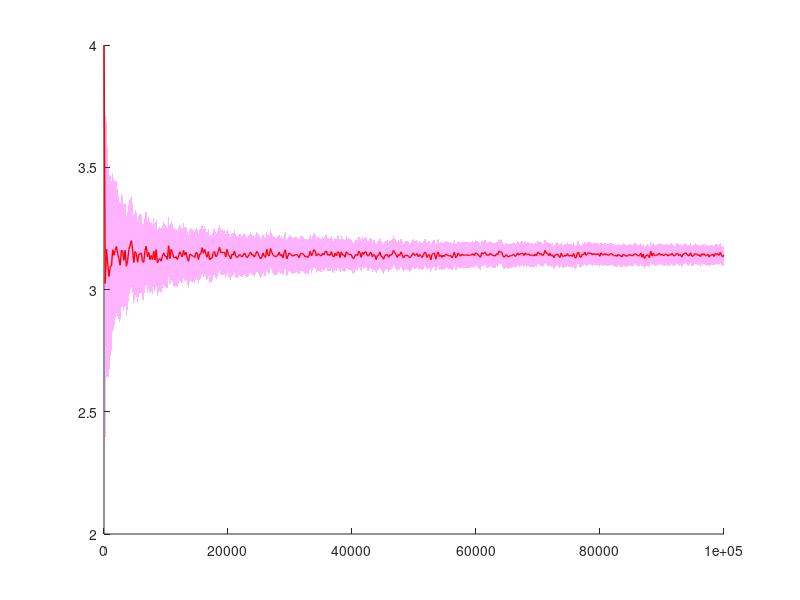

Source code (MATLAB): (Note: this script raises an error after producing the figure.)
close all; clear;
% Set the maximum number of points
max_n = 1e5;
% Define the number of steps (intervals) to increase n
steps = 500; % Reduced for faster computation and smoother visualization

% Initialize arrays to store results
n_values = linspace(1, max_n, steps); % Values of n to test
pi_estimates = zeros(1, steps);       % Store Pi estimates for each n
errors = zeros(1, steps);             % Store moving error estimates for each n
errors_var = zeros(1, steps);

% Loop over each n value and estimate Pi
for i = 1:steps
    % Number of points for this iteration
    n = round(n_values(i));
    
    % Generate random x and y coordinates between 0 and 1
    x = rand(n, 1);
    y = rand(n, 1);

    % Calculate distance from the origin
    distance = sqrt(x.^2 + y.^2);

    % Count points inside the quarter circle
    points_inside_circle = sum(distance <= 1);

    % Estimate Pi
    pi_estimates(i) = 4 * (points_inside_circle / n);

    % Function to estimate accuracy using std()
    errors(i) = std(pi_estimates(1:i));
    
end

% Define the upper and lower bounds for the shaded convergence region
upper_bound = pi_estimates + errors;
lower_bound = pi_estimates - errors;

% Plotting the estimated Pi values with a shaded convergence region
figure;
hold on;

% Plot the shaded convergence region
fill([n_values, fliplr(n_values)], [upper_bound, fliplr(lower_bound)], ...
    'm', 'EdgeColor', 'none', 'FaceAlpha', 0.3);

% Plot the estimated Pi values
plot(n_values, pi_estimates, 'r-', 'LineWidth', 1);

% Plot the true value of Pi for reference
yline(pi, 'b--', 'LineWidth', 1.5); % Actual value of Pi

% Label the plot
xlabel('Number of Points (n)');
ylabel('Estimated Value of Pi');
title('Estimation of Pi Using Monte Carlo Method');
legend('Error Bounds (\pm 1 \sigma)', 'Estimated \pi', '\pi');
grid on;
ylim([2.75, 3.5]);
hold off;
fprintf('Final absolute error: %+.6e\n', errors(end));
fprintf('Final variance: %+.6e\n', var(pi_estimates));
